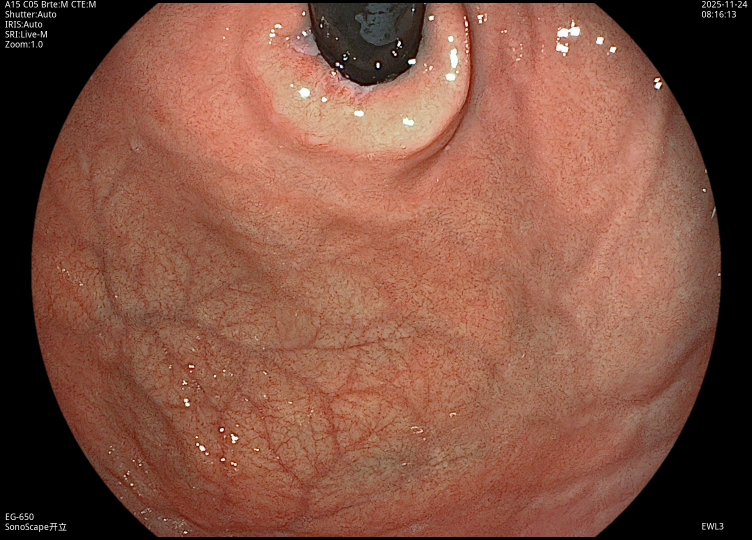
#> input picture data/calibration/good/202511241219G022.jpg, 1504 x 1080 px (shown at 1/2 size)
$ python batch_exposure.py   (older library calls are emulated)
#> lines starting #> are read from the running program, lines starting #| are printed output that depends on the picture
#> in process_folder, image is the input picture: shape (1080, 1504, 3); mean B, G, R 66.4, 83.5, 130.4
### scorer.py
import cv2
import numpy as np


# [49 lines left out: functions compute_fov_mask, compute_blur_value, normalize_blur_score, not called in this run]


def compute_exposure_score(image):
    """
    Old weak feature: global mean brightness.
    Keep it for reference only, not as a main quality metric.
    """
    gray = cv2.cvtColor(image, cv2.COLOR_BGR2GRAY)
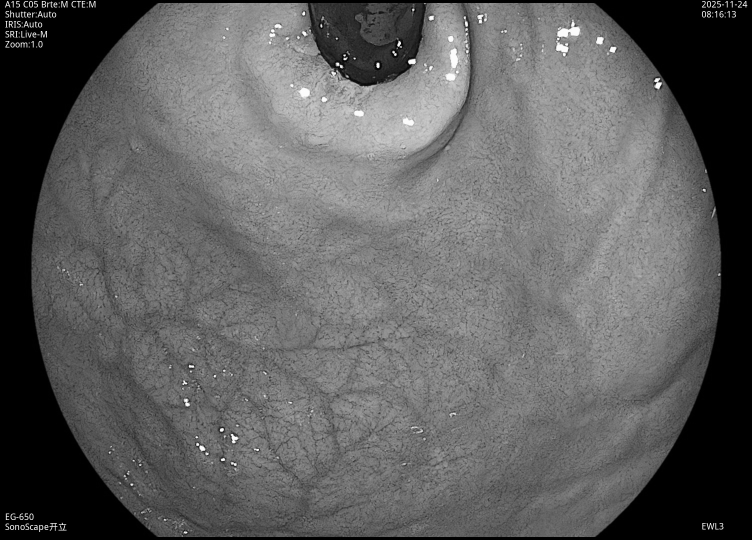
#> gray: shape (1080, 1504) (shown at 1/2 size); min 0, max 255, mean 95.6
    gray_norm = gray / 255.0
    mean_val = gray_norm.mean()
#> mean_val = 0.375

    ideal_low = 0.3
    ideal_high = 0.7

    if mean_val < ideal_low:
        score = mean_val / ideal_low
    elif mean_val > ideal_high:
        score = (1 - mean_val) / (1 - ideal_high)
    else:
        score = 1.0

    score = max(0.0, min(1.0, score))
    return score, mean_val


# [66 lines left out: function compute_dark_visibility_score, not called in this run]

### batch_exposure.py
import cv2
import os
from scorer import compute_exposure_score

IMG_EXT = (".jpg", ".jpeg", ".png", ".bmp")


def process_folder(folder_path):
    results = []  # (filename, mean_val, exposure_score)

    for filename in os.listdir(folder_path):
        if not filename.lower().endswith(IMG_EXT):
            continue

        image_path = os.path.join(folder_path, filename)
        image = cv2.imread(image_path)

        if image is None:
            print(f"Failed to load: {image_path}")
            continue

        exposure_score, mean_val = compute_exposure_score(image)
#> exposure_score = 1; mean_val = 0.375
        results.append((filename, mean_val, exposure_score))

    return results


def summary(results, label):
    print(f"\n--- {label} ---")

    if not results:
        print("No valid images.")
        return

    mean_vals = [r[1] for r in results]
    scores = [r[2] for r in results]

    mean_vals_sorted = sorted(mean_vals)
    scores_sorted = sorted(scores)
    n = len(mean_vals_sorted)

    def p(values, q):
        return values[int(q * (n - 1))]

    print(f"Count: {n}")

    print("Mean brightness statistics:")
    print(f"  Min: {mean_vals_sorted[0]:.3f}")
    print(f"  P10: {p(mean_vals_sorted, 0.10):.3f}")
    print(f"  P25: {p(mean_vals_sorted, 0.25):.3f}")
    print(f"  Median: {p(mean_vals_sorted, 0.50):.3f}")
    print(f"  P75: {p(mean_vals_sorted, 0.75):.3f}")
    print(f"  P90: {p(mean_vals_sorted, 0.90):.3f}")
    print(f"  Max: {mean_vals_sorted[-1]:.3f}")

    print("Exposure score statistics:")
    print(f"  Min: {scores_sorted[0]:.3f}")
    print(f"  P10: {p(scores_sorted, 0.10):.3f}")
    print(f"  P25: {p(scores_sorted, 0.25):.3f}")
    print(f"  Median: {p(scores_sorted, 0.50):.3f}")
    print(f"  P75: {p(scores_sorted, 0.75):.3f}")
    print(f"  P90: {p(scores_sorted, 0.90):.3f}")
    print(f"  Max: {scores_sorted[-1]:.3f}")


def main():
    base = os.path.join("data", "calibration")

    good = process_folder(os.path.join(base, "good"))
    medium = process_folder(os.path.join(base, "medium"))
    bad = process_folder(os.path.join(base, "bad"))

    summary(good, "GOOD")
    summary(medium, "MEDIUM")
    summary(bad, "BAD")


if __name__ == "__main__":
#> (the run stopped early here; a loop or call above may not have finished)
